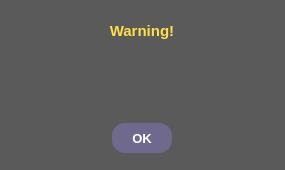
<?xml version="1.0" encoding="UTF-8"?>
<ui version="4.0">
 <class>WarningMessageClass</class>
 <widget class="QMainWindow" name="WarningMessageClass">
  <property name="geometry">
   <rect>
    <x>0</x>
    <y>0</y>
    <width>285</width>
    <height>170</height>
   </rect>
  </property>
  <property name="windowTitle">
   <string>WarningMessage</string>
  </property>
  <property name="styleSheet">
   <string notr="true">background-color: rgb(90, 90, 90);</string>
  </property>
  <widget class="QWidget" name="centralWidget">
   <widget class="QPushButton" name="Close">
    <property name="geometry">
     <rect>
      <x>255</x>
      <y>0</y>
      <width>31</width>
      <height>24</height>
     </rect>
    </property>
    <property name="styleSheet">
     <string notr="true">QPushButton{
	border: none;
}
QPushButton:hover{
	background-color: rgb(80, 80, 80);
}
QPushButton:pressed{
	background-color: rgb(90, 90, 90);
}</string>
    </property>
    <property name="text">
     <string/>
    </property>
    <property name="icon">
     <iconset>
      <normaloff>../icons/cross.png</normaloff>../icons/cross.png</iconset>
    </property>
    <property name="iconSize">
     <size>
      <width>12</width>
      <height>12</height>
     </size>
    </property>
   </widget>
   <widget class="QLabel" name="WarningMessage">
    <property name="geometry">
     <rect>
      <x>47</x>
      <y>50</y>
      <width>190</width>
      <height>31</height>
     </rect>
    </property>
    <property name="font">
     <font>
      <bold>true</bold>
     </font>
    </property>
    <property name="styleSheet">
     <string notr="true">color: rgb(255, 255, 255);</string>
    </property>
    <property name="text">
     <string/>
    </property>
    <property name="scaledContents">
     <bool>true</bool>
    </property>
    <property name="alignment">
     <set>Qt::AlignHCenter|Qt::AlignTop</set>
    </property>
    <property name="wordWrap">
     <bool>true</bool>
    </property>
   </widget>
   <widget class="QLabel" name="warning">
    <property name="geometry">
     <rect>
      <x>42</x>
      <y>20</y>
      <width>200</width>
      <height>21</height>
     </rect>
    </property>
    <property name="font">
     <font>
      <pointsize>11</pointsize>
      <bold>true</bold>
     </font>
    </property>
    <property name="styleSheet">
     <string notr="true">color: rgb(255, 224, 70);</string>
    </property>
    <property name="text">
     <string>Warning!</string>
    </property>
    <property name="alignment">
     <set>Qt::AlignCenter</set>
    </property>
   </widget>
   <widget class="QLabel" name="ErrorCode">
    <property name="geometry">
     <rect>
      <x>5</x>
      <y>90</y>
      <width>281</width>
      <height>20</height>
     </rect>
    </property>
    <property name="font">
     <font>
      <bold>true</bold>
     </font>
    </property>
    <property name="styleSheet">
     <string notr="true">color: rgb(255, 224, 70);</string>
    </property>
    <property name="text">
     <string/>
    </property>
    <property name="scaledContents">
     <bool>true</bool>
    </property>
    <property name="alignment">
     <set>Qt::AlignCenter</set>
    </property>
   </widget>
   <widget class="QPushButton" name="OkButton">
    <property name="geometry">
     <rect>
      <x>112</x>
      <y>123</y>
      <width>60</width>
      <height>30</height>
     </rect>
    </property>
    <property name="font">
     <font>
      <pointsize>10</pointsize>
      <bold>true</bold>
     </font>
    </property>
    <property name="styleSheet">
     <string notr="true">QPushButton{
	background-color: rgb(111, 106, 141);
	border: none;
	border-radius: 13px;
	color: rgb(255, 255, 255);
}
QPushButton:hover{
	background-color: rgb(105, 101, 134);
}
QPushButton:pressed{
	background-color: rgb(101, 97, 129);
}</string>
    </property>
    <property name="text">
     <string>OK</string>
    </property>
   </widget>
  </widget>
 </widget>
 <layoutdefault spacing="6" margin="11"/>
 <resources/>
 <connections/>
</ui>
